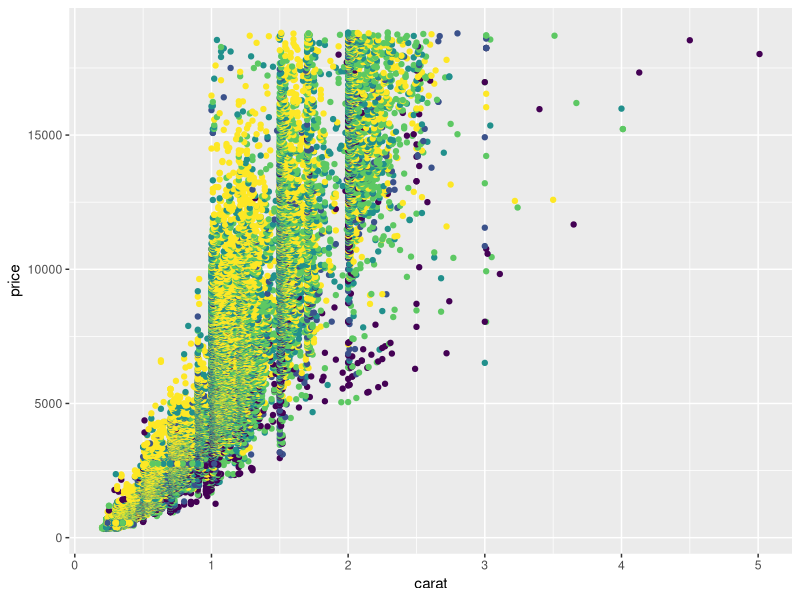
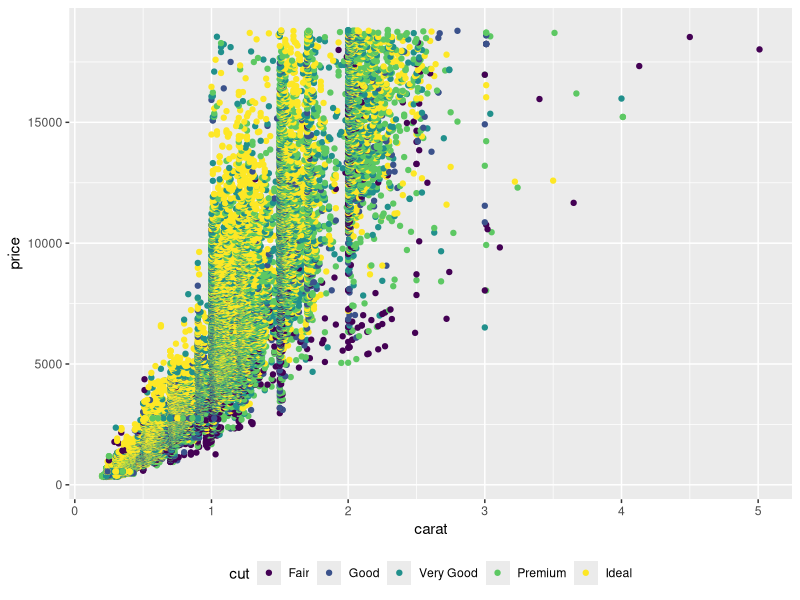
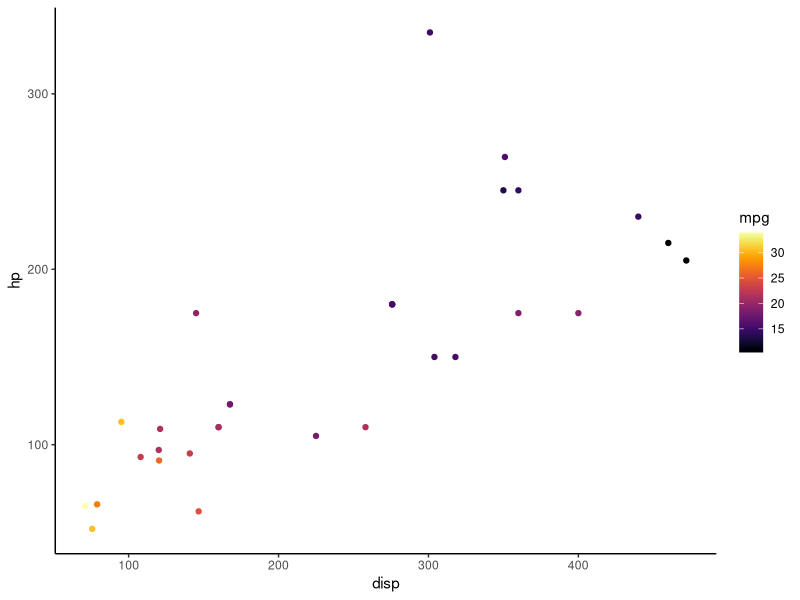
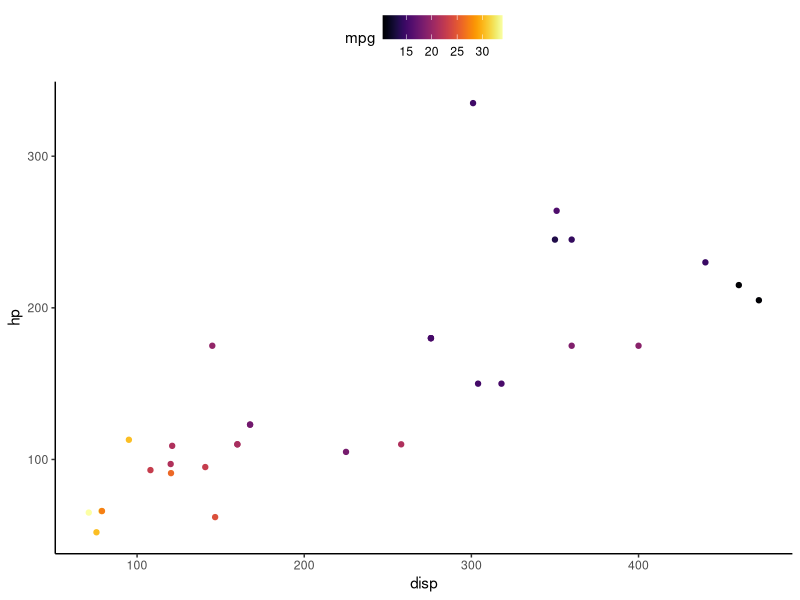
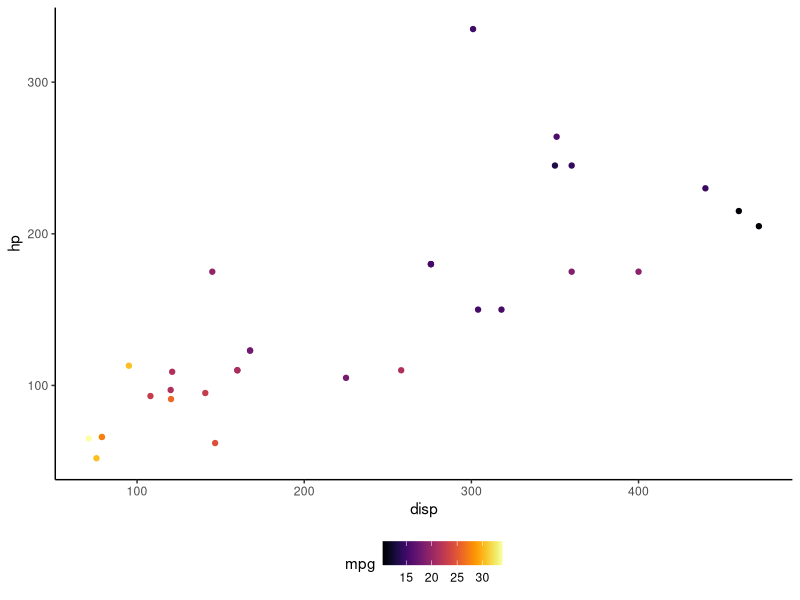
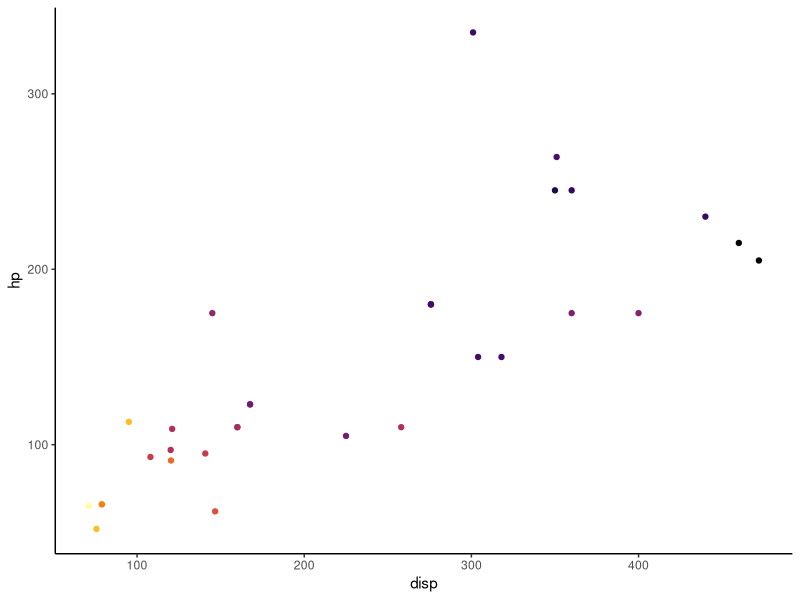
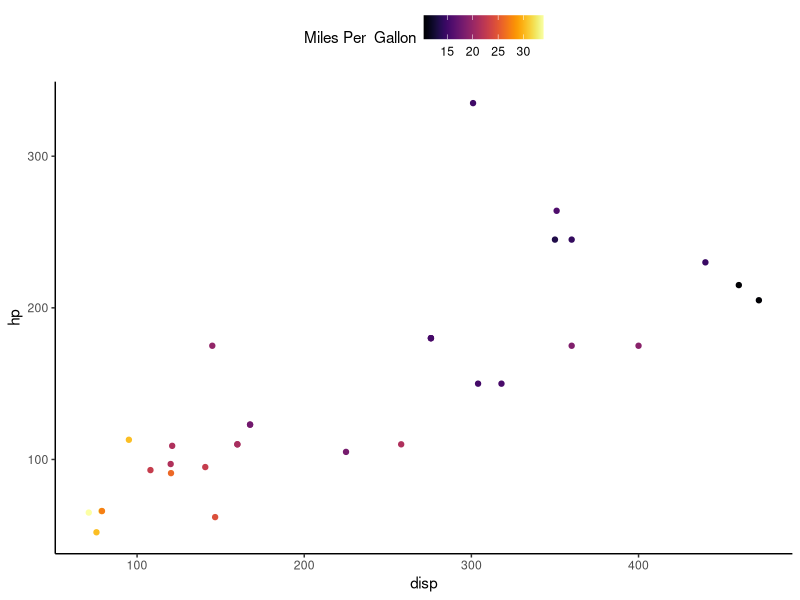
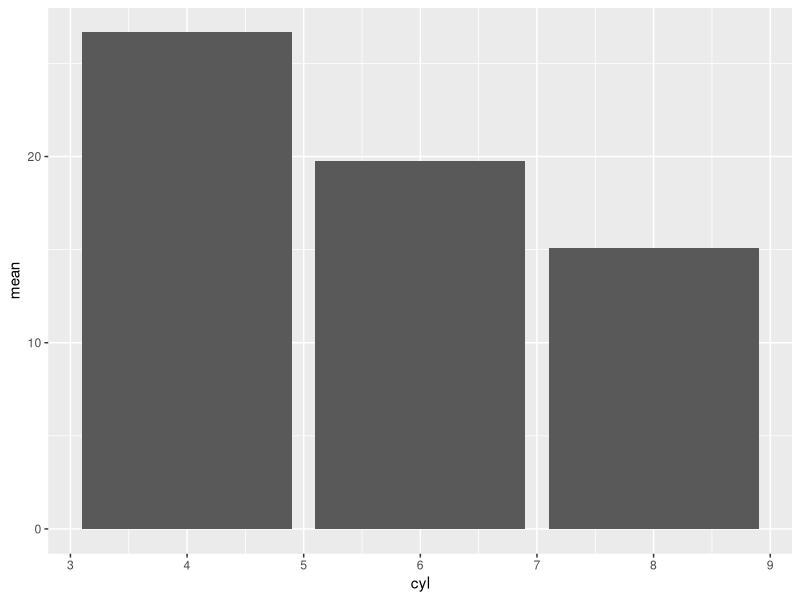

The R script that drew these images, in order:
## ---- chunk 1
# Install tidyverse 

library(tidyverse)

# download the diamonds data
data(diamonds)

# Remove the legend from graph + add a third variable
ggplot(diamonds, aes(carat, price, color=cut))+ 
  geom_point()+
  theme(legend.position="none")
## ---- chunk 2
# Move the legend to the bottom
ggplot(diamonds, aes(carat, price, color=cut))+ 
  geom_point()+
  theme(legend.position="bottom")
## ---- chunk 3

## ---- chunk 4
# install viridis library 

library(viridis)

# download mtcars data
data(mtcars)

ggplot(mtcars, aes(disp, hp, color= mpg))+ 
  geom_point()+
  scale_color_viridis(discrete=FALSE, option="inferno")+
  theme_classic() 
## ---- chunk 5
# moving to the top
ggplot(mtcars, aes(disp, hp, color= mpg))+ 
  geom_point()+
  scale_color_viridis(discrete=FALSE, option="inferno")+
  theme_classic()+
  theme(legend.position="top") 

# Moving to the bottom
ggplot(mtcars, aes(disp, hp, color= mpg))+ 
  geom_point()+
  scale_color_viridis(discrete=FALSE, option="inferno")+
  theme_classic()+
  theme(legend.position="bottom")
## ---- chunk 6
ggplot(mtcars, aes(disp, hp, color= mpg))+ 
  geom_point()+
  scale_color_viridis(discrete=FALSE, option="inferno")+
  theme_classic()+
  theme(legend.position="none")
## ---- chunk 7
ggplot(mtcars, aes(disp, hp, color= mpg))+ 
  geom_point()+
  scale_color_viridis(discrete=FALSE, option="inferno", name= "Miles Per  Gallon")+ 
  theme_classic()+ 
  theme(legend.position="top")
## ---- chunk 8
# Face_wrap for bar graph 
mpgByCyl<- mtcars %>% 
  group_by(cyl)%>%
  summarize(mean= mean(mpg))

ggplot(mpgByCyl, aes(cyl, mean))+ 
  geom_bar(stat="identity")
## ---- chunk 9
# Facet_wrap for Histogram 
ggplot(mtcars, aes(mpg))+ 
  geom_histogram(bins= 5, fill= "blue") + 
  facet_wrap(~cyl)+
  ylab(label = "frequency") + 
  xlab(label= "miles per gallon")

## ---- chunk 10
# option 1
mtcars$cyl<- as.factor(mtcars$cyl)
levels(mtcars$cyl)<- c("4 cylinders", "6 cylinders", "8 cylinders")
ggplot(mtcars, aes(mpg))+ geom_histogram()+ 
  facet_wrap(~cyl)

#2 option
labels<- c("4"="4 cylinders", "6"= "6 cylinders","8"=  "8 cylinders")
data(mtcars)
ggplot(mtcars, aes(mpg))+ 
  geom_histogram(bins= 5, fill= "blue")+ 
  facet_wrap(~cyl, labeller= as_labeller(labels))
## ---- chunk 11
prettyGraph <- ggplot(mtcars, aes(mpg, hp, color=as.factor(cyl)))+ 
  geom_point()+ 
  facet_wrap(~cyl, labeller= as_labeller(labels))+ 
  theme_classic()+ 
  ylab(label="Horse Power")+ 
  xlab(label= "Miles per Gallon")+ 
  scale_color_viridis(discrete=TRUE, option = "D")

prettyGraph + theme(legend.position= "none", text = 
element_text(family = "Times New Roman",size = 18))
## ---- chunk 12
ggsave("PSY4802-FinalPrettyGraph.tiff", width= 10, height=10, units="in", dpi= 300)

# dpi is the resolution 

# Save without project by using "getwd()"

## ---- chunk 13

## ---- chunk 14

